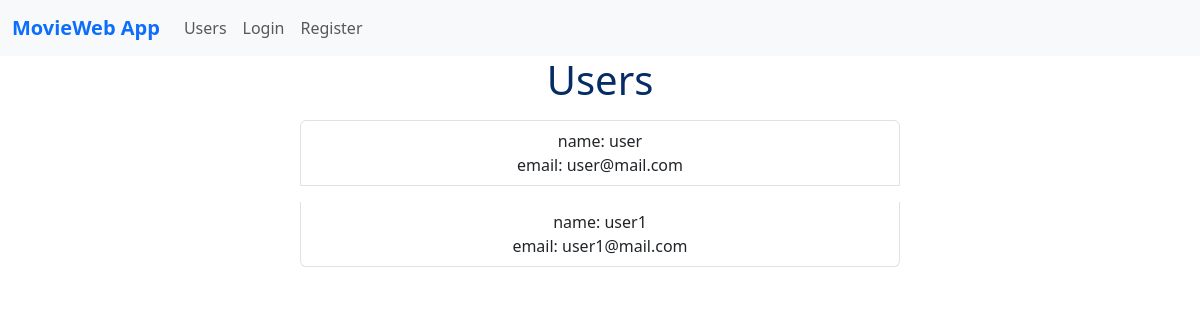
/users, run on an earlier commit of the app's database.
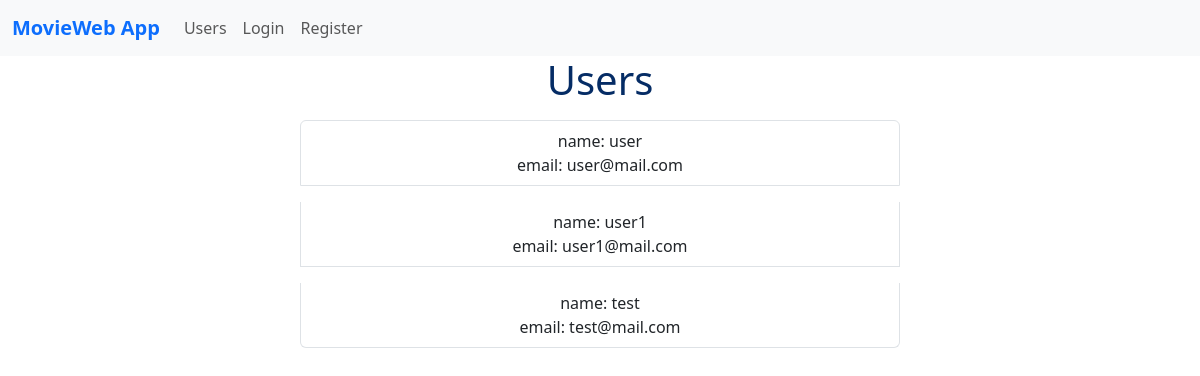
And on a later commit of the database.
### movie_app/datamanager/models.py (models this page shows)
class User(db.Model, UserMixin):
    __tablename__ = 'users'
    id = db.Column(db.Integer, primary_key=True, autoincrement=True)
    name = db.Column(db.String(30), nullable=False)
    email = db.Column(db.String(50), unique=True, nullable=False)
    password = db.Column(db.String(30), unique=True, nullable=False)
    movies = db.relationship('Movie', backref='user', lazy=True)

### movie_app/users/views.py (the view)
@users.route('/users')
def list_users():
    all_users = data_manager.get_all_users()
    return render_template('users.html', users=all_users)

### movie_app/datamanager/sqlite_data_manager.py (called while the page is built)
    def get_all_users(self):
        return User.query.all()

### movie_app/templates/users.html (shortened to what this page needs)
{% extends 'base.html' %}
{% block content %}
<h1 class="text-center text-primary-emphasis">Users</h1>
<div class="list-group d-flex align-items-center text-center">
    {% for user in users %}
        <a href="{{ url_for('users.specific_login', user_id=user.id) }}" class="w-50 m-2 p-2 list-group-item list-group-item-action">
            name: {{ user.name }}<br>email: {{ user.email }}</a>
    {% endfor %}
</div>
{% endblock %}

What changed in the data, as far as the page shows it:
added User: name "test", email "test@mail.com"
